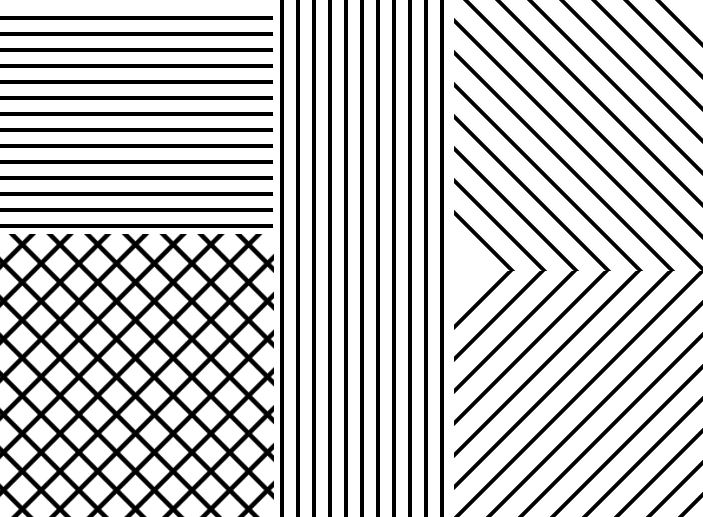
#> input picture synthetic.jpg, 703 x 517 px
$ jupyter execute GaborFilter.ipynb
#> lines starting #> are read from the running program, lines starting #| are printed output that depends on the picture
# Gabor

[cell 1]
import numpy as np
import matplotlib.pyplot as plt
import cv2

[cell 2]
img_path = './'
#img_filename = 'Produtos_MatheusMazieiro.tiff'
img_filename = 'synthetic.jpg'

# Lê imagem e automaticamente converte para 1 canal de cinza
img = cv2.imread(img_path + img_filename, cv2.IMREAD_GRAYSCALE)
#> img is the input picture: shape (517, 703); min 0, max 255, mean 195.4

plt.figure(figsize=[7,7])
plt.imshow(img, 'gray')

[cell 3]
#Padding
M, N = img.shape
#> M = 517; N = 703
img_padded = np.pad(img, ((0, M), (0, N)),
                    mode='constant', constant_values=0)
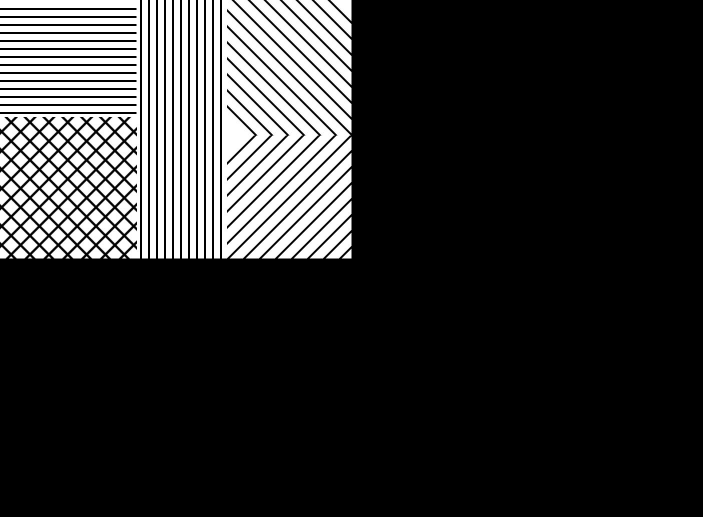
#> img_padded: shape (1034, 1406) (shown at 1/2 size); min 0, max 255, mean 48.8
P, Q = img_padded.shape
#> P = 1034; Q = 1406


# Multiplicao por (-1)^(x+y)
mult_img = np.zeros([P, Q])
for x in range(P):
    for y in range(Q):
        mult_factor = (-1)**(x+y)
        mult_img[x, y] = img_padded[x, y] * mult_factor
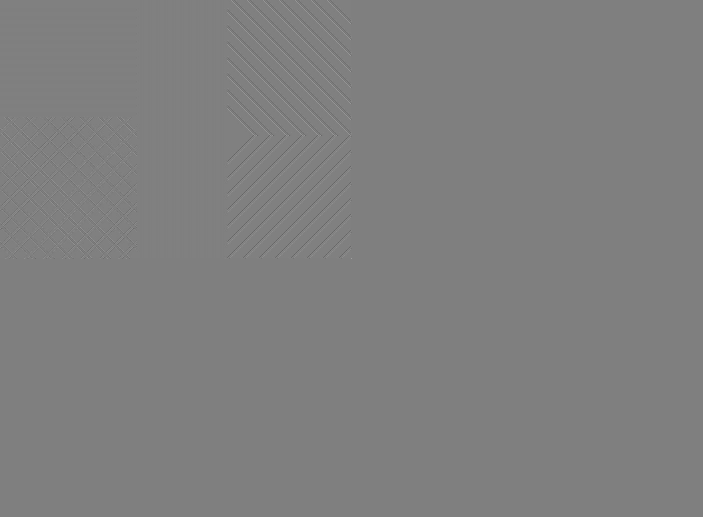
#> mult_img: shape (1034, 1406) float64 (shown at 1/2 size); min -255, max 255, mean 0; drawn with min black and max white

# Converter imagem do domínio do espaço para o domínio da frequência
f = np.fft.fft2(mult_img)

[cell 4]
#Definindo o filtro de gabor (trocar para log-gabor quando nescessario)
def gabor(lamda, theta, psi, sigma, gamma, M, N):

  (x,y) = np.meshgrid(np.arange(0,N), np.arange(0,M))

  # Rotation
  xl =  (x-N/2) * np.cos(theta) + (y-M/2) * np.sin(theta)
  yl = -(x-N/2) * np.sin(theta) + (y-M/2) * np.cos(theta)

  gab_filter = np.cos((2*np.pi/lamda)*xl + psi)
  gab_filter = gab_filter * np.exp((-1/(2*sigma**2))*(xl**2 + gamma**2 * yl**2))

  return gab_filter

[cell 5]
lb = 100
theta = 45 * (np.pi/180)
psi = 0
sg = 20
gm = .4

#Gera o filtro
gb = gabor(lb, theta, psi, sg, gm, P, Q)
plt.imshow(gb, cmap="gray")
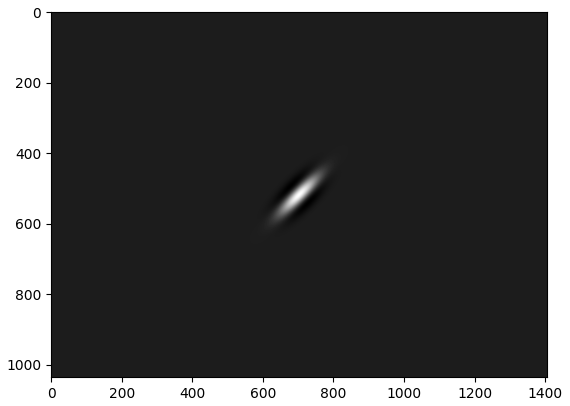
#> figure drawn by matplotlib, 1 panel

[cell 6]
#G = H*F
Fimg_filtered = gb*f

#fft inversa
img_back = np.fft.ifft2(Fimg_filtered)

# Multiplicao por (-1)^(x+y)
mult_img_back = np.zeros([P, Q])
for x in range(P):
    for y in range(Q):
        mult_factor = (-1)**(x+y)
        mult_img_back[x, y] = img_back[x, y].real * mult_factor
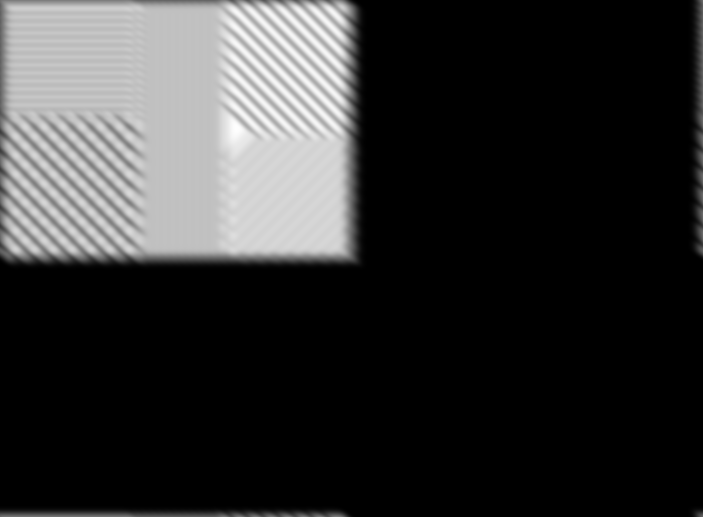
#> mult_img_back: shape (1034, 1406) float64 (shown at 1/2 size); min -1.41e-13, max 252.9, mean 48.8; drawn with min black and max white

plt.imshow(mult_img_back, cmap='gray')
plt.show()

[cell 7]
# Imagem do top-left quadrante
final_img = mult_img_back[0:M, 0:N]
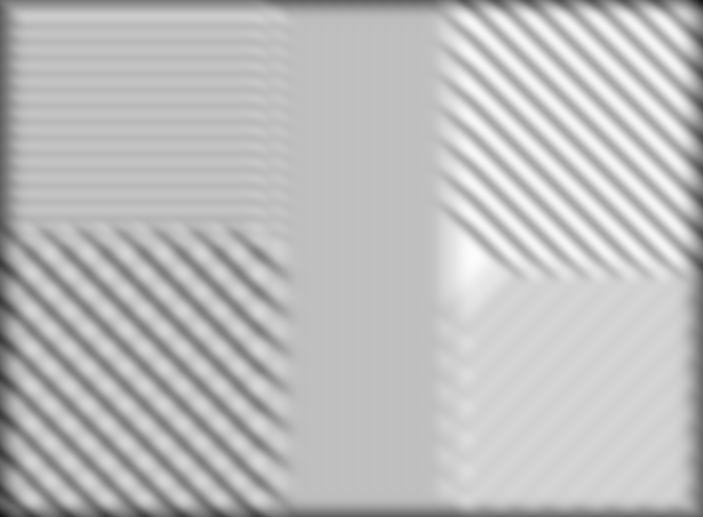
#> final_img: shape (517, 703) float64; min 18.34, max 252.9, mean 189.1

plt.figure(figsize=[10, 5.])

plt.subplot(1, 2, 1)
plt.imshow(img, cmap='gray')
plt.title("Original")

plt.subplot(1, 2, 2)
plt.imshow(final_img, cmap='gray')
plt.title("Imagem filtrada")
plt.tight_layout()
